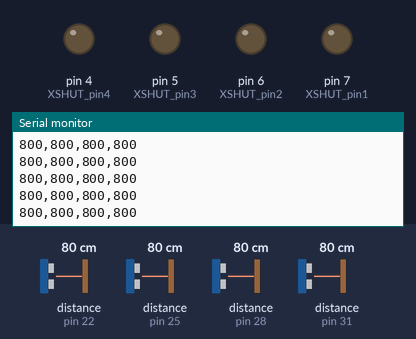
A sketch run on a simulated Arduino Uno, built with avr-gcc and run on an emulated ATmega328P. Shown: output pins drawn as LEDs (lit = HIGH), the last lines printed to the serial monitor. The inputs (shaded band) are chosen by the test bench; at power-on: distance to the obstacle (sensors on pin 22, pin 25, pin 28, pin 31) 80 cm.

Above: at 2.7 s.
2.8 s: distance to the obstacle (sensor on pin 22) set to 2 cm
At 3.05 s:
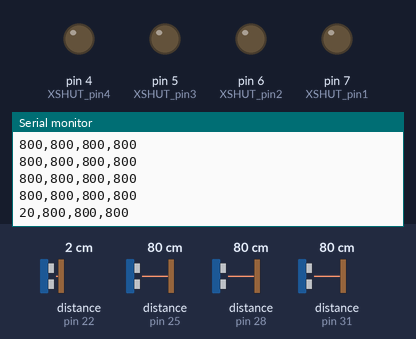
4.3 s: distance to the obstacle (sensor on pin 25) set to 2 cm
At 4.38 s:
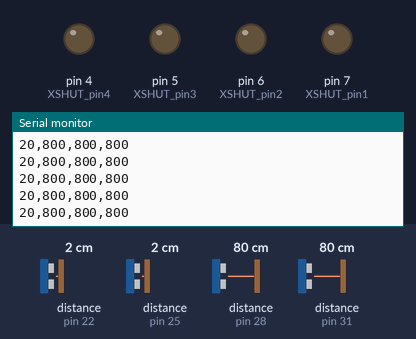
5.8 s: distance to the obstacle (sensor on pin 28) set to 2 cm
At 5.85 s:
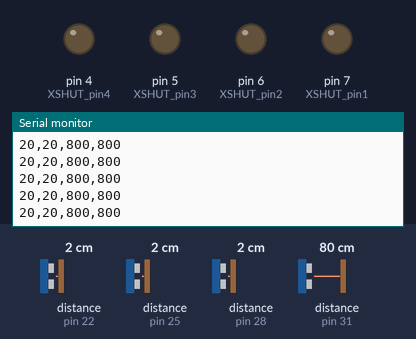
8.8 s: distance to the obstacle (sensor on pin 31) set to 2 cm
At 8.91 s:
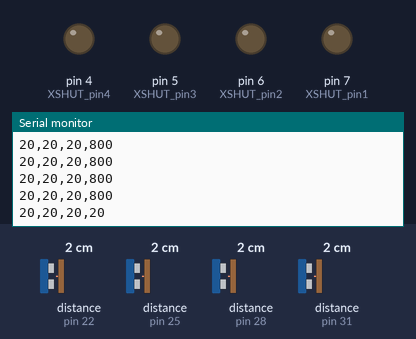
10.3 s: distance to the obstacle (sensor on pin 22) set to 4 cm
At 10.37 s:
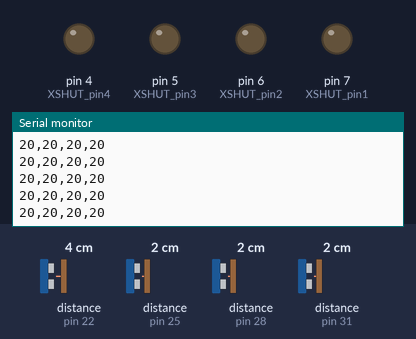
11.8 s: distance to the obstacle (sensor on pin 25) set to 4 cm
At 11.83 s:
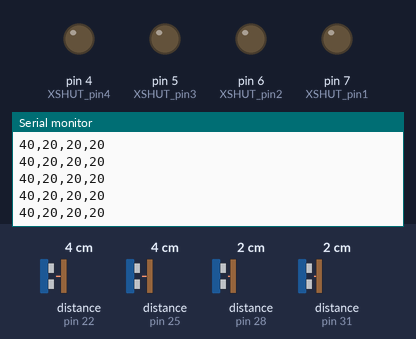
Timing chart, 0 to 14.3 s (numbered marks = the images above; inputs shaded):
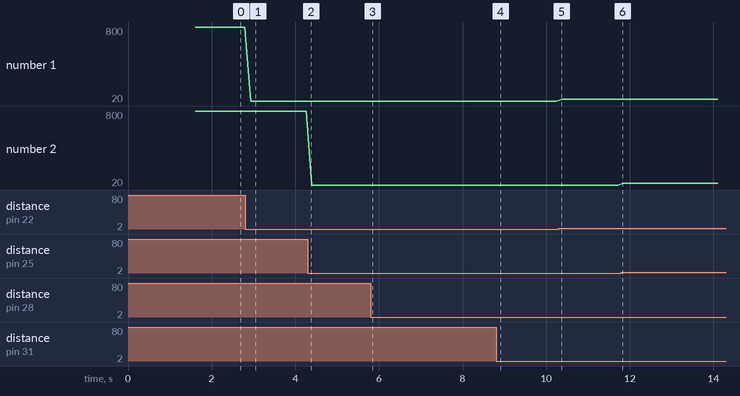

Measured:
- after the input at 2.8 s, the serial monitor: prints a new line after 0.13 s (image 1)
- plotted number 1: 800 → 20 after the input at 2.8 s, 20 → 40 after the input at 10.3 s

The sketch:

ContinuousPololuLib.ino
```cpp
/* This example shows how to use continuous mode to take
range measurements with the VL53L0X. It is based on
vl53l0x_ContinuousRanging_Example.c from the VL53L0X API.

The range readings are in units of mm. */

#include <Wire.h>
#include <VL53L0X.h>
#include <FastLED.h>

#define XSHUT_pin1 7
#define XSHUT_pin2 6
#define XSHUT_pin3 5
#define XSHUT_pin4 4

VL53L0X Sensor1;
VL53L0X Sensor2;
VL53L0X Sensor3;
VL53L0X Sensor4;

void setup()
{
  Serial.begin(9600);
  // wait until serial port opens for native USB devices
  while (! Serial) { delay(1); }

  Serial.println(F("setup..."));

  /*WARNING*/
  //Shutdown pins of VL53L0X ACTIVE-LOW-ONLY NO TOLERANT TO 5V will fry them
  pinMode(XSHUT_pin1, OUTPUT);
  pinMode(XSHUT_pin2, OUTPUT);
  pinMode(XSHUT_pin3, OUTPUT);
  pinMode(XSHUT_pin4, OUTPUT);
  Serial.println(F("Shutdown pins inited..."));

  digitalWrite(XSHUT_pin1, LOW);
  digitalWrite(XSHUT_pin2, LOW);
  digitalWrite(XSHUT_pin3, LOW);
  digitalWrite(XSHUT_pin4, LOW);
  Serial.println(F("XSHUT pins in reset mode...(pins are low)"));

  delay(500);

  Wire.begin();
  Serial.println(F("Wire.begin()"));

  //Power up sensor1
//  digitalWrite(XSHUT_pin1, HIGH);
  pinMode(XSHUT_pin1, INPUT);
  delay(150);
  Serial.println(F("XSHUT_pin1 set to HIGH"));

  if(!Sensor1.init(true)) {
    Serial.println(F("Error starting Sensor1"));
  } else {
    Serial.println(F("Succes starting Sensor1"));
  }
  delay(100);

  Sensor1.setAddress((uint8_t)22);
  delay(10);

  //Power up sensor2
//  digitalWrite(XSHUT_pin2, HIGH);
  pinMode(XSHUT_pin2, INPUT);
  delay(150);
  Serial.println(F("XSHUT_pin2 HIGH"));

  if(!Sensor2.init(true)) {
    Serial.println(F("Error starting Sensor2"));
  } else {
    Serial.println(F("Succes starting Sensor2"));
  }
  delay(100);

  Sensor2.setAddress((uint8_t)25);
  delay(10);

  //Power up sensor3
//  digitalWrite(XSHUT_pin3, HIGH);
  pinMode(XSHUT_pin3, INPUT);
  delay(150);
  Serial.println(F("XSHUT_pin3 set to HIGH"));

  if(!Sensor3.init(true)) {
    Serial.println(F("Error starting Sensor3"));
  } else {
    Serial.println(F("Succes starting Sensor3"));
  }
  delay(100);

  Sensor3.setAddress((uint8_t)28);
  delay(10);

  //Power up sensor4
  pinMode(XSHUT_pin4, INPUT);
  delay(150);
  Serial.println(F("XSHUT_pin4 set to HIGH"));

  if(!Sensor4.init(true)) {
    Serial.println(F("Error starting Sensor4"));
  } else {
    Serial.println(F("Succes starting Sensor4"));
  }
  delay(100);

  Sensor4.setAddress((uint8_t)31);
  delay(10);

  Sensor1.setTimeout(100);
  Sensor2.setTimeout(100);
  Sensor3.setTimeout(100);
  Sensor4.setTimeout(100);
  Serial.println("Sensor1.setTimeout(500)");

  // Start continuous back-to-back mode (take readings as
  // fast as possible).  To use continuous timed mode
  // instead, provide a desired inter-measurement period in
  // ms (e.g. sensor.startContinuous(100)).
  Sensor1.startContinuous(100);
  Sensor2.startContinuous(100);
  Sensor3.startContinuous(100);
  Sensor4.startContinuous(100);
  delay(10);
  Serial.println("Sensor1.startContinuous()");
}

void loop()
{
  Serial.print(Sensor1.readRangeContinuousMillimeters());
  Serial.print(F(","));
  Serial.print(Sensor2.readRangeContinuousMillimeters());
  Serial.print(F(","));
  Serial.print(Sensor3.readRangeContinuousMillimeters());
  Serial.print(',');
  Serial.print(Sensor4.readRangeContinuousMillimeters());
  Serial.println();
//  Serial.println ("I2C scanner. Scanning ...");
//  byte count = 0;
//
//
//  for (byte i = 1; i < 240; i++)
//  {
//
//    Wire.beginTransmission (i);
//    if (Wire.endTransmission () == 0)
//    {
//      Serial.print ("Found address: ");
//      Serial.print (i, DEC);
//      Serial.print (" (0x");
//      Serial.print (i, HEX);
//      Serial.println (")");
//      count++;
//      delay (1);  // maybe unneeded?
//    } // end of good response
//  } // end of for loop
//  Serial.println ("Done.");
//  Serial.print ("Found ");
//  Serial.print (count, DEC);
//  Serial.println (" device(s).");
//
//  delay(3000);
}
```
